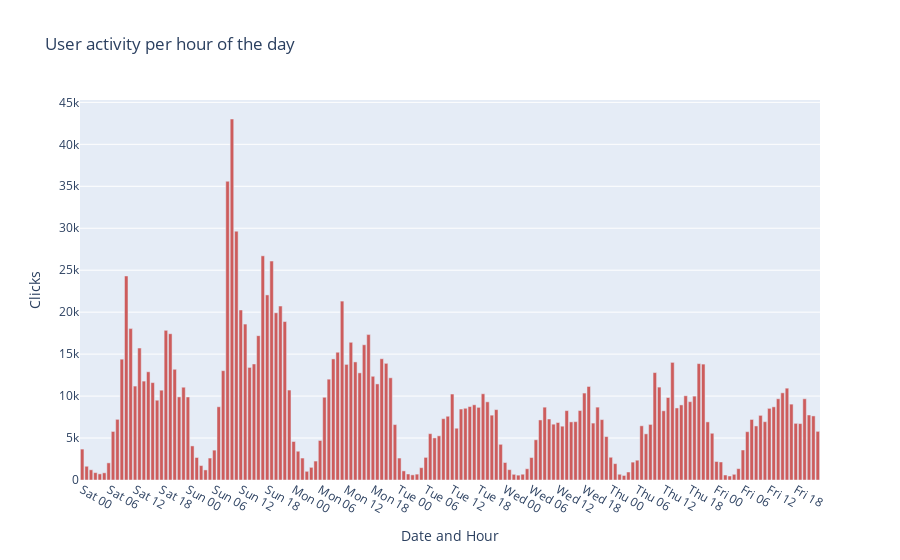

Notebook source saved alongside this figure:
### Markdown cell above
Bar chart of clicks per hour and day

### Code cell
fig = go.Figure()
fig.add_trace(go.Bar(x=traffic_per_hour["date_hour"], y=traffic_per_hour["clicks"],
                    marker_color='indianred',
                    name='Clicks'))

fig.update_layout(
    title="User activity per hour of the day",
    xaxis_title="Date and Hour",
    yaxis_title="Clicks"
)
fig.update_xaxes(
    tickformat="%a %H",
    nticks = int(len(traffic_per_hour["date_hour"])/5)
)

fig.show()

### Figure 1 — Plotly figure (JSON) as saved in the notebook; plotly's stock layout.template omitted (floating-point values rounded to 4 significant figures; data arrays with more than 128 entries replaced by an {"elided": "..."} marker saying what was removed)
{"data": [{"marker": {"color": "indianred"}, "name": "Clicks", "type": "bar", "x": {"elided": "168 str values"}, "y": {"elided": "168 int values"}}], "layout": {"title": {"text": "User activity per hour of the day"}, "xaxis": {"nticks": 33, "tickformat": "%a %H", "title": {"text": "Date and Hour"}}, "yaxis": {"title": {"text": "Clicks"}}}}
